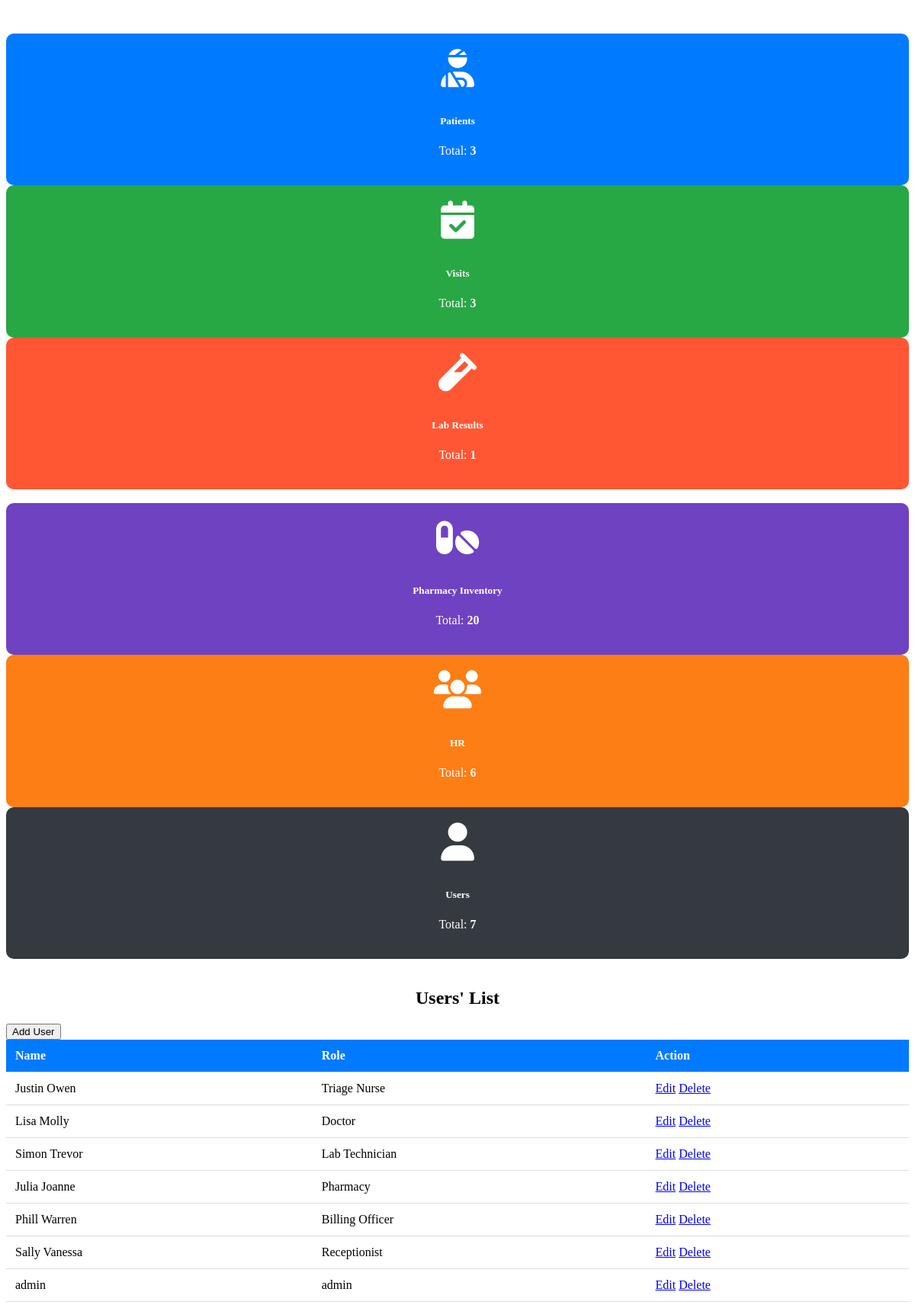
Page /ADMIN/index.php on the committed database.
### tables this page shows
CREATE TABLE `users` (
  `user_id` int(100) NOT NULL,
  `name` varchar(100) NOT NULL,
  `user_role` varchar(100) NOT NULL,
  `user_password` varchar(100) NOT NULL
);

### ADMIN/index.php (the view, shortened to what this page needs)
<?php
$servername = "localhost";
$username = "root";
$password = "";
$database = "jamii-hms";
$conn = new mysqli($servername, $username, $password, $database);
function getCount($conn, $table) {
    $query = "SELECT COUNT(*) AS total FROM $table";
    $result = $conn->query($query);
    $count = 0;
    if ($result->num_rows > 0) {
        $row = $result->fetch_assoc();
        $count = $row['total'];
    }
    return $count;
}
$patient_count = getCount($conn, "patients");
$visit_count = getCount($conn, "visits");
$lab_results_count = getCount($conn, "lab_results");
$pharmacy_inventory_count = getCount($conn, "pharmacy_inventory");
$hr_count = getCount($conn, "human_resource");
$user_count = getCount($conn, "users");
?>
<div class="row">
    <div class="col-md-4">
        <div class="card patients" onclick="location.href='patients.php';">
            <i class="fas fa-user-injured"></i>
            <h5 class="card-title">Patients</h5>
            <p class="small-text">Total: <strong><?php echo $patient_count; ?></strong></p>
        </div>
    </div>
    <div class="col-md-4">
        <div class="card visits" onclick="location.href='visits.php';">
            <i class="fas fa-calendar-check"></i>
            <h5 class="card-title">Visits</h5>
            <p class="small-text">Total: <strong><?php echo $visit_count; ?></strong></p>
        </div>
    </div>
    <div class="col-md-4">
        <div class="card lab_tests" onclick="location.href='lab_results.php';">
            <i class="fas fa-vial"></i>
            <h5 class="card-title">Lab Results</h5>
            <p class="small-text">Total: <strong><?php echo $lab_results_count; ?></strong></p>
        </div>
    </div>
</div>
<div class="row">
    <div class="col-md-4">
        <div class="card pharmacy" onclick="location.href='pharmacy.php';">
            <i class="fas fa-pills"></i>
            <h5 class="card-title">Pharmacy Inventory</h5>
            <p class="small-text">Total: <strong><?php echo $pharmacy_inventory_count; ?></strong></p>
        </div>
    </div>
    <div class="col-md-4">
        <div class="card hr" onclick="location.href='hr.php';">
            <i class="fas fa-users"></i>
            <h5 class="card-title">HR</h5>
            <p class="small-text">Total: <strong><?php echo $hr_count; ?></strong></p>
        </div>
    </div>
    <div class="col-md-4">
        <div class="card users" onclick="location.href='users.php';">
            <i class="fas fa-user"></i>
            <h5 class="card-title">Users</h5>
            <p class="small-text">Total: <strong><?php echo $user_count; ?></strong></p>
        </div>
    </div>
</div> <br>
<?php
	$query = "SELECT user_id, name, user_role, user_password FROM users";
$result = $conn->query($query);
?>
<div class="container">
    <h2 align="center">Users' List</h2>
    <a href="add_user.php"><button class="btn btn-outline-success">Add User</button></a>
    <table class="table table-hover">
        <thead>
            <tr>
                <th>Name</th>
                <th>Role</th>
                 <th>Action</th>
            </tr>
        </thead>
        <tbody>
            <?php
            if ($result->num_rows > 0) {
                while ($row = $result->fetch_assoc()) {
                    echo "<tr>
                        <td>{$row['name']}</td>
                        <td>{$row['user_role']}</td>
                        <td>
                            <a href='edit_user.php?id={$row['user_id']}' class='btn btn-warning btn-sm'>Edit</a>
                            <a href='delete_user.php?id={$row['user_id']}' class='btn btn-danger btn-sm' onclick='return confirm(\"Are you sure you want to delete this user?\")'>Delete</a>
                        </td>
                    </tr>";
                }
            } else {
                echo "<tr><td colspan='4' class='text-center'>No users found</td></tr>";
            }
            ?>
        </tbody>
    </table>
</div>

### ADMIN/index.php (style rules this page uses)
.card { border-radius: 10px; text-align: center; padding: 20px; cursor: pointer; transition: transform 0.3s ease, box-shadow 0.3s ease; }
.card i { font-size: 50px; margin-bottom: 15px; }
.patients { background-color: #007bff; color: white; }
.visits { background-color: #28a745; color: white; }
.lab_tests { background-color: #ff5733; color: white; }
.pharmacy { background-color: #6f42c1; color: white; }
.hr { background-color: #fd7e14; color: white; }
.users { background-color: #343a40; color: white; }
table { width: 100%; border-collapse: collapse; }
th, td { padding: 12px; text-align: left; border-bottom: 1px solid #ddd; }
th { background-color: #007bff; color: white; }

### rows in the picture
users: name "Justin Owen", user_role "Triage Nurse"
users: name "Lisa Molly", user_role "Doctor"
users: name "Simon Trevor", user_role "Lab Technician"
users: name "Julia Joanne", user_role "Pharmacy"
users: name "Phill Warren", user_role "Billing Officer"
users: name "Sally Vanessa", user_role "Receptionist"
users: name "admin", user_role "admin"

### other values in the picture
$patient_count "3"
$visit_count "3"
$lab_results_count "1"
$pharmacy_inventory_count "20"
$hr_count "6"
$user_count "7"
